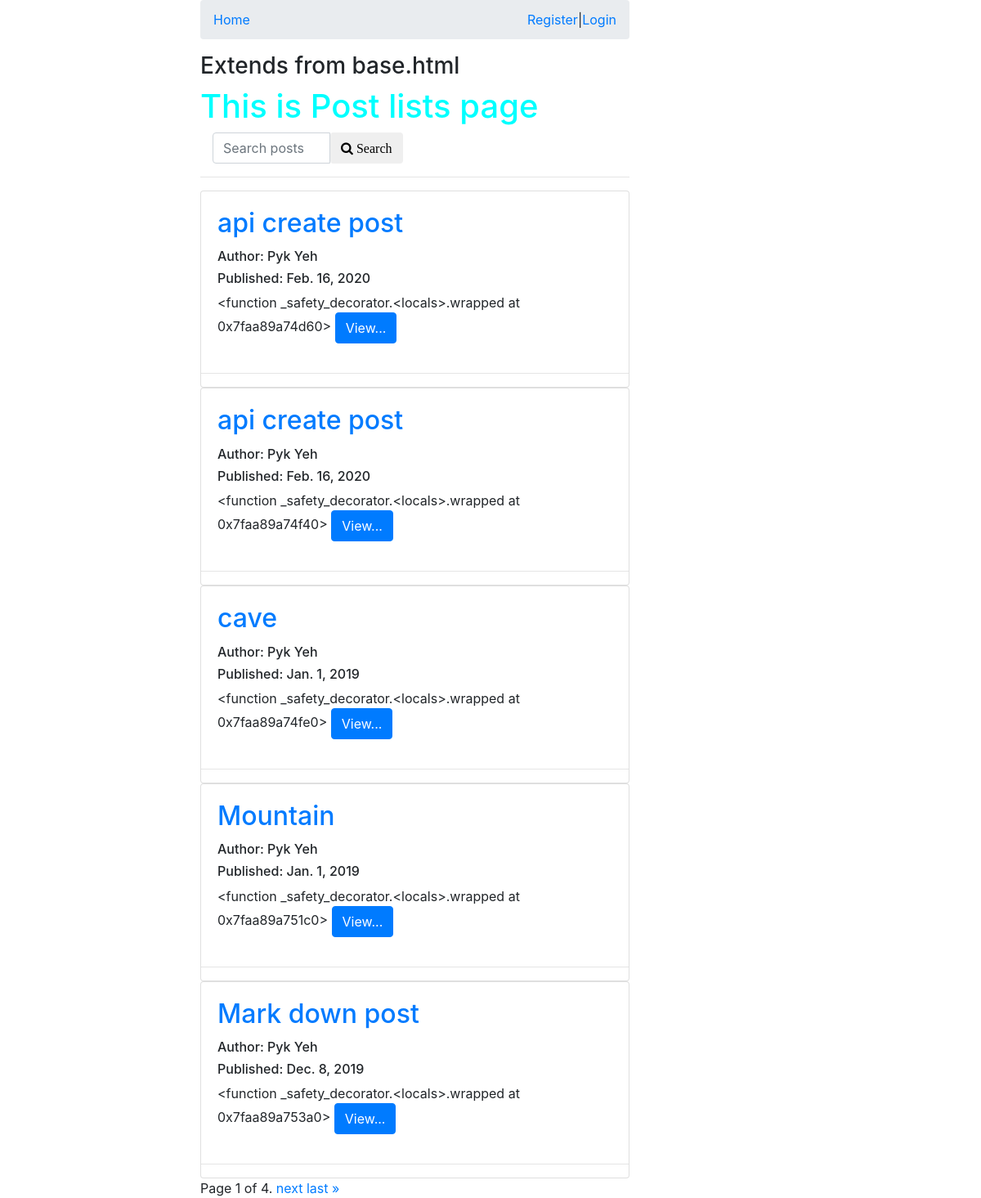
/posts/, run on the app's committed database.
### posts/models.py (models this page shows, shortened)
class Post(models.Model):
    title = models.CharField(max_length=120)
    user = models.ForeignKey(settings.AUTH_USER_MODEL, default=1, on_delete=SET_NULL, null=True)
    slug = models.SlugField(unique=True)
    read_time = models.IntegerField(default=0)
    image = models.ImageField(upload_to=upload_location,
        null=True,
        blank=True,
        height_field='height_field',
        width_field='width_field')
    height_field = models.IntegerField(default=0)
    width_field = models.IntegerField(default=0)
    content = models.TextField()
    draft = models.BooleanField(default=False)
    publish = models.DateField(auto_now=False, auto_now_add=False)
    updated = models.DateTimeField(auto_now=True, auto_now_add=False)
    timestamp = models.DateTimeField(auto_now=False, auto_now_add=True)
    objects = PostManager() # 'objects' is 'Post.objects'
    def get_absolute_url(self):
        return reverse('posts:detail', kwargs={'slug': self.slug})
    def get_markdown(self):
        return mark_safe(markdown(self.content))
    class Meta:
        ordering = ["-timestamp", "-updated"]

### posts/views.py (the view, shortened to what this page needs)
# urls.py: path('', views.post_list, name='list'),
def post_list(request):
    if request.user.is_staff or request.user.is_superuser:
        all_post_list = Post.objects.all()
    else:
        all_post_list = Post.objects.active()
    query = request.GET.get('q')
    paginator = Paginator(all_post_list, 5) #show 5 posts per page
    page_req_var = 'page'
    page = request.GET.get(page_req_var)
    context = {
        'title': 'Post lists',
        'page_req_var': page_req_var,
        'post_list': paginator.get_page(page),
        'today': timezone.now().date()
    }
    return render(request, 'posts/post_list.html', context=context)

### posts/models.py (called while the page is built)
    def active(self, *args, **kwargs):
        return super(PostManager, self).filter(draft=False).filter(publish__lte=timezone.now())

### posts/templates/posts/post_list.html (shortened to what this page needs)
{% extends "posts/base.html" %}
{% block content %}
    {{ block.super }}
    <h1>This is {{ title }} page</h1>
<div>
    <form method="GET" action="">
        <div class="col-sm-6">
        <div class="input-group">
            <input class="form-control" type="text" name="q" placeholder="Search posts" value="{{ request.GET.q }}">
            <button class="btn btn-default" type="submit"><i class="fa fa-search"> Search</i></button>
        </div>
        </div>
    </form>
    <hr>
</div>
    {% for post in post_list %}
    <div class="card">
        <div class="card-body post-detail-item">
            <h2 class="card-title"><a href="{{ post.get_absolute_url }}">{{ post.title }}</a>
            </h2>
            {% if post.user.get_full_name %}<h6>Author: {{ post.user.get_full_name }}</h6>{% endif %}
            <h6>Published: {{ post.publish }}
            </h6>
            {{ post.get_markdown | truncatechars_html:50 }}
            <a href="{{ post.get_absolute_url }}" class="btn btn-primary">View...</a>
        </div>
        <hr>
    </div>
    {% endfor %}
    <div class="pagination">
        <span class="step-links">
            <span class="current">
                Page {{ post_list.number }} of {{ post_list.paginator.num_pages }}.
            </span>
            {% if post_list.has_next %}
                <a href="?{{ page_req_var }}={{ post_list.next_page_number }}{% if request.GET.q %}&q={{ request.GET.q }}{% endif %}">next</a>
                <a href="?{{ page_req_var }}={{ post_list.paginator.num_pages }}{% if request.GET.q %}&q={{ request.GET.q }}{% endif %}">last &raquo;</a>
            {% endif %}
        </span>
    </div>
{% endblock content %}

### posts/static/posts/css/base.css (style rules this page uses)
h1 { color: aqua; }

### data on the page
Post: title "api create post", user.get_full_name "Pyk Yeh", publish "Feb. 16, 2020", get_markdown "<function _safety_decorator.<locals>.wrapped at 0x7faa89a74d60>"
Post: title "api create post", user.get_full_name "Pyk Yeh", publish "Feb. 16, 2020", get_markdown "<function _safety_decorator.<locals>.wrapped at 0x7faa89a74f40>"
Post: title "cave", user.get_full_name "Pyk Yeh", publish "Jan. 1, 2019", get_markdown "<function _safety_decorator.<locals>.wrapped at 0x7faa89a74fe0>"
Post: title "Mountain", user.get_full_name "Pyk Yeh", publish "Jan. 1, 2019", get_markdown "<function _safety_decorator.<locals>.wrapped at 0x7faa89a751c0>"
Post: title "Mark down post", user.get_full_name "Pyk Yeh", publish "Dec. 8, 2019", get_markdown "<function _safety_decorator.<locals>.wrapped at 0x7faa89a753a0>"

### other printed values
{{ title }} "Post lists"
{{ post_list.number }} "1"
{{ post_list.paginator.num_pages }} "4"
